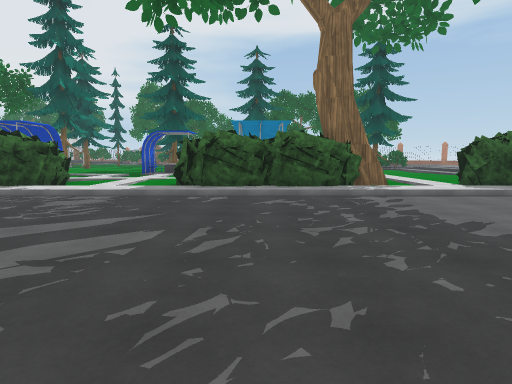
view 1 (above)

24 first-person views from a walk through a scene from a Unity 3-D project. The camera is 1.5 m above the floor, tilts 6° down and sees 75° across. The floor is counted in squares, 2 m on a side. Each view is taken from the middle of a square. On the plan, view 1 faces up. The plan holds only what a view shows up to about 11 squares ahead; the rest is blank. The place goes on beyond the plan. The player is left out. Some surface patterns are stand-ins.

view 2
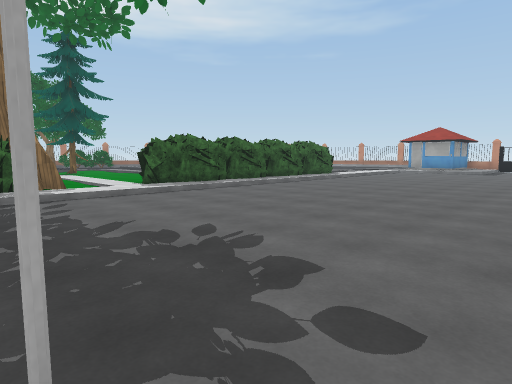

view 3
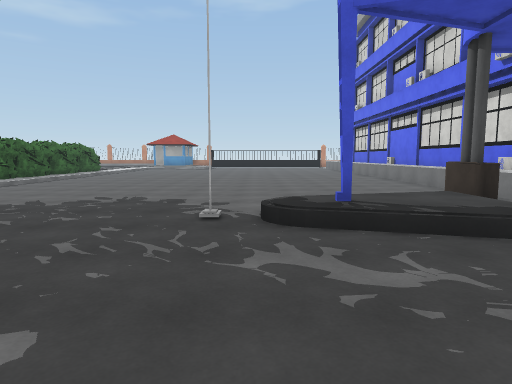

view 4
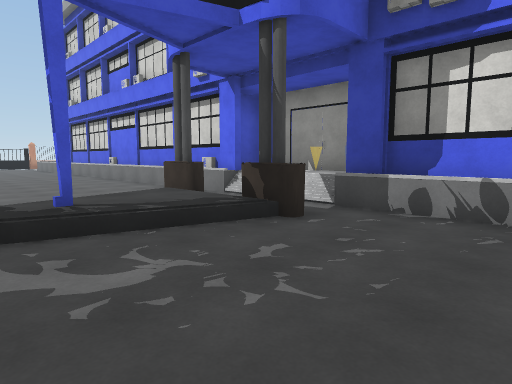

view 5
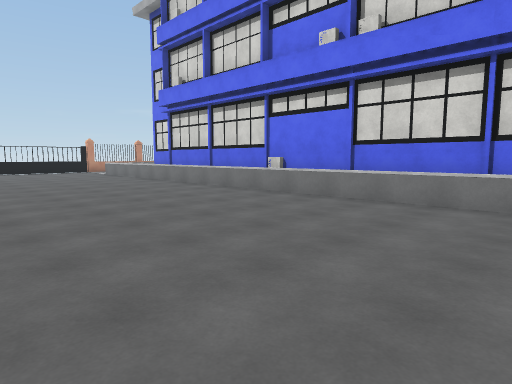

view 6
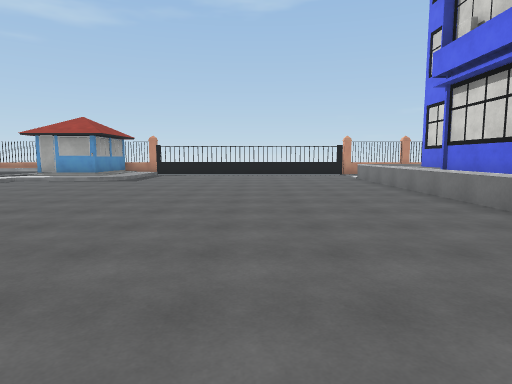

view 7
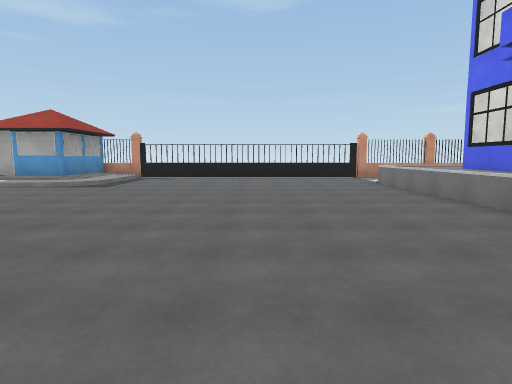

view 8
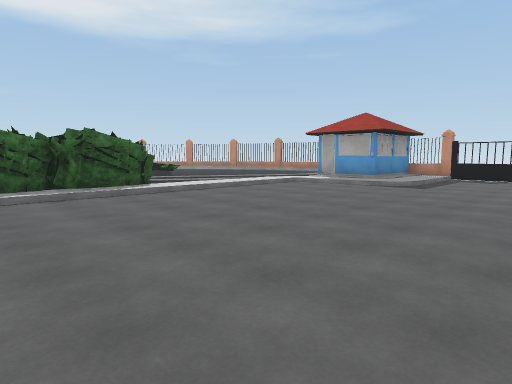

view 9
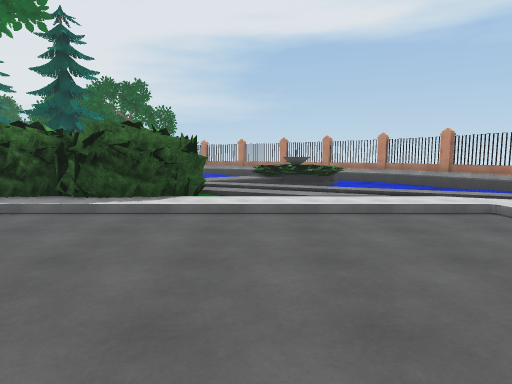

view 10
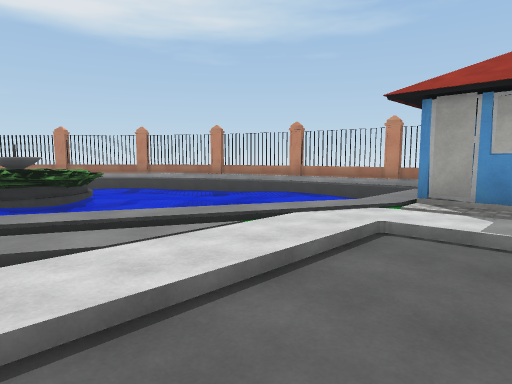

view 11
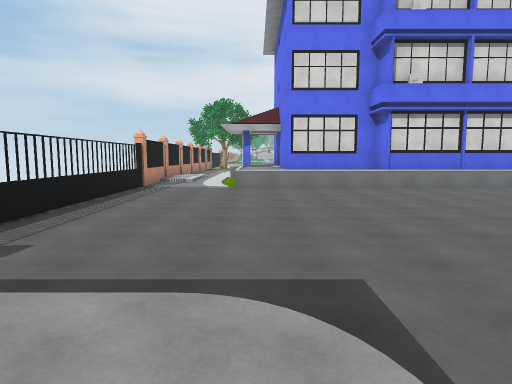

view 12
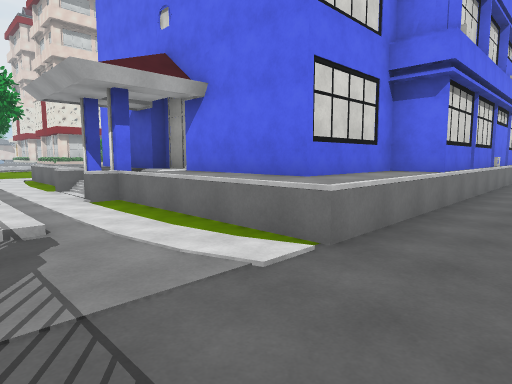

view 13
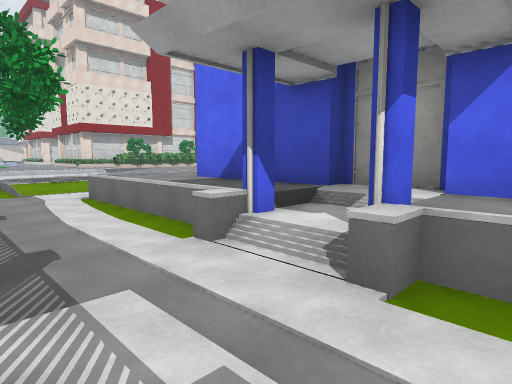

view 14
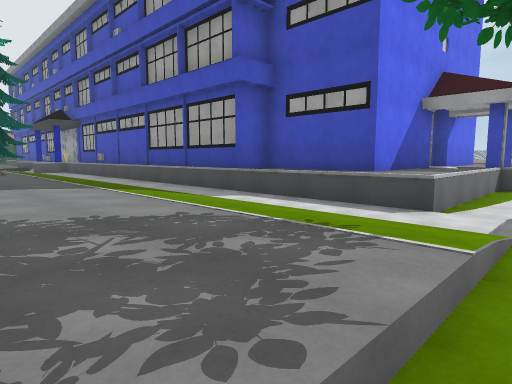

view 15
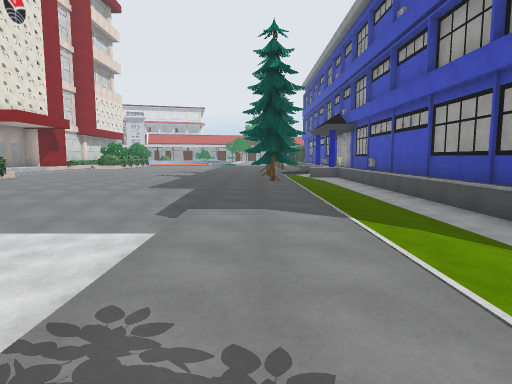

view 16
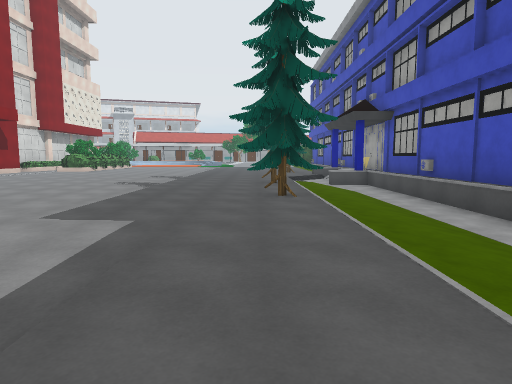

view 17
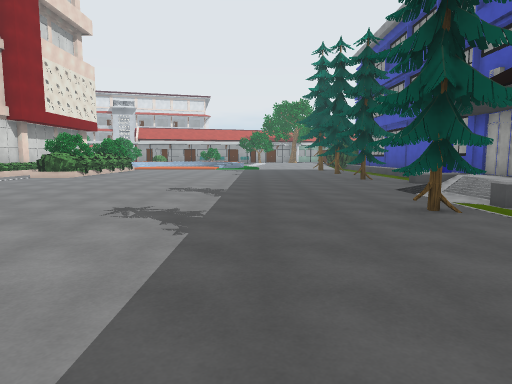

view 18
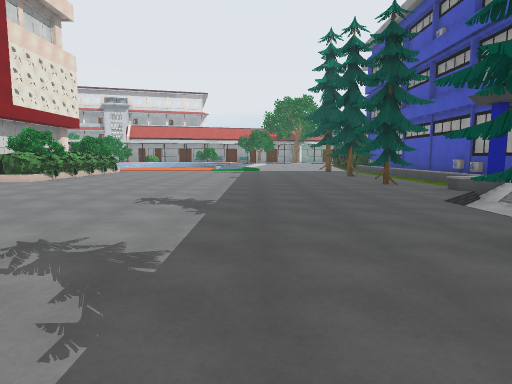

view 19
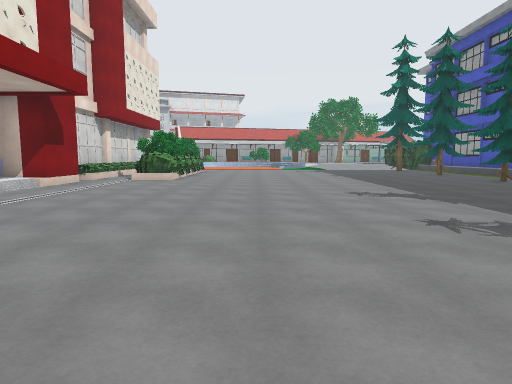

view 20
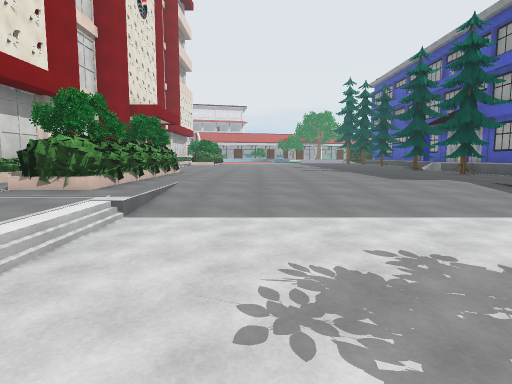

view 21
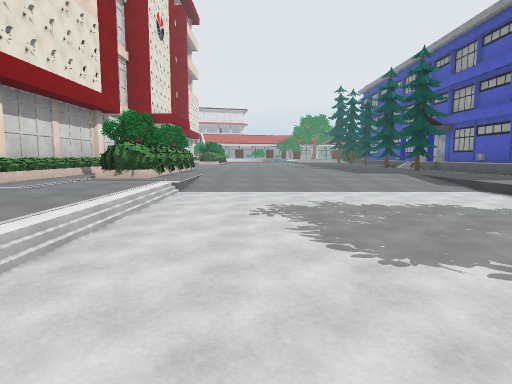

view 22
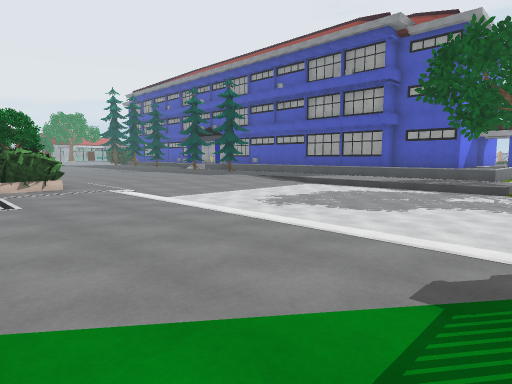

view 23
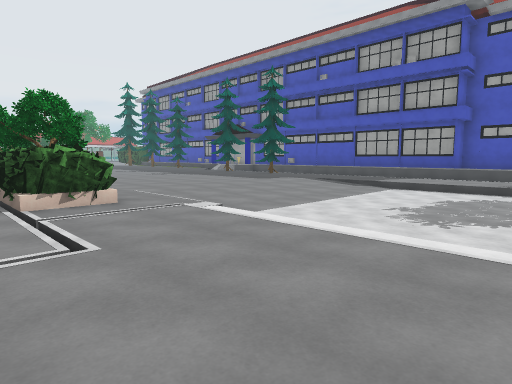

view 24
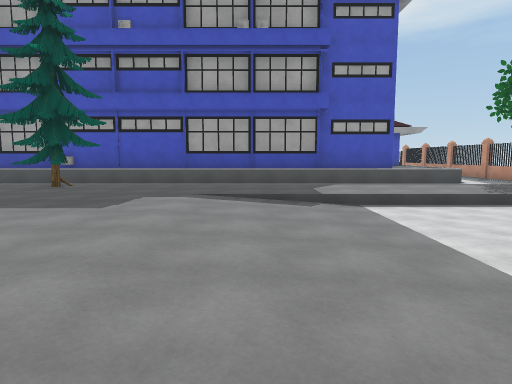

### Floor plan
Key: @ floor where view 1 was taken; # wall or solid block; . main floor; : floor 0.25 m higher than the main floor; + floor 0.5 m higher than the main floor; * floor 1 m higher than the main floor; / step, stairs or slope; = window, fence, low wall or low ledge; ≈ water the walk keeps out of; v drop or lower ground; O other object.
Columns run from 4 left of view 1 to 22 right of it. Each row starts with its distance up from view 1.
 17                     #v
 16                      #v
 15                      ≈#v
 14                      ≈≈#
 13                   ≈==≈≈≈#
 12                  ≈: *≈≈≈#
 11         :..      :≈≈≈≈≈≈≈v
 10 ::      :..      ≈   ≈≈≈≈#
  9 .::     /:       //≈≈ ≈≈≈#
  8 .::#####/#########///≈≈ ≈+=
  7 :::###::::###:::::::::/::=
  6 ...................../:###
  5 ......................:##
  4  .....................::::
  3  .....................////
  2   ........................
  1   ...#....................
  0  ...@/....................
 -1  ....#/ ..................
 -2  .../+/ ..................
 -3  ...#/# ..................
 -4  .........................
 -5   ##///############****...
 -6      ###          ####*...
 -7                      #*./:
 -8                      #*./:
 -9                     ##/#/:
-10                     #*////
-11                     ##*=..
-12                      #*...
-13                   ####*..
-14 ###### ############****..
-15  ****=  ***************..
-16 +++=///=.................
-17 +OO++/..////////////////.
-18 ++O+++++OO+OO+++++++++++.
-19 ++++++++OO+OO+++++++++++O
-20 ++++++++++++++++////////.
-21 ++++++++++++++++/........
-22 ++++++++++++++++/........
-23 ++++++++++++++++/........
-24 ++++++++++++++++/........
-25 ++++++++++++++++/.........
-26 ++++++++++++++++/........
-27 ++++++++++++++++++////////
-28 O#++++++++ ######+++++++++
-29  #++++++   #  ###+++++++++
-30   ###          #=#=+++++++

Positions as (right, up) in squares from view 1, and headings:
1: (0, 0), facing up
2: (1, 0), facing up-right
3: (-3, 0), facing right
4: (-3, 0), facing down-right
5: (4, 1), facing down-right
6: (7, -1), facing right
7: (9, -1), facing right
8: (9, 0), facing up-right
9: (14, 2), facing up
10: (14, 5), facing up-right
11: (18, 5), facing down
12: (21, -3), facing down-left
13: (21, -8), facing down-left
14: (20, -20), facing up-left
15: (18, -19), facing left
16: (14, -19), facing left
17: (9, -21), facing left
18: (7, -21), facing left
19: (8, -25), facing left
20: (18, -25), facing left
21: (21, -25), facing left
22: (21, -30), facing up-left
23: (18, -30), facing up-left
24: (12, -26), facing up
